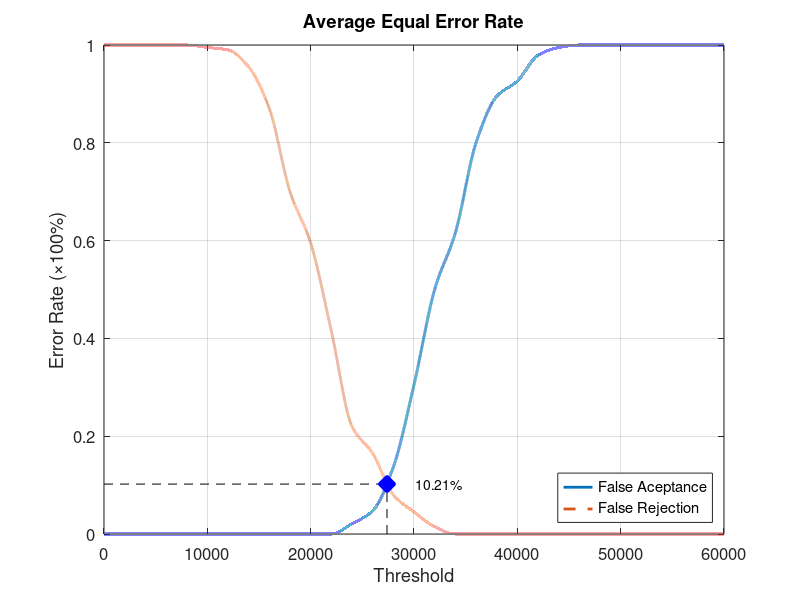
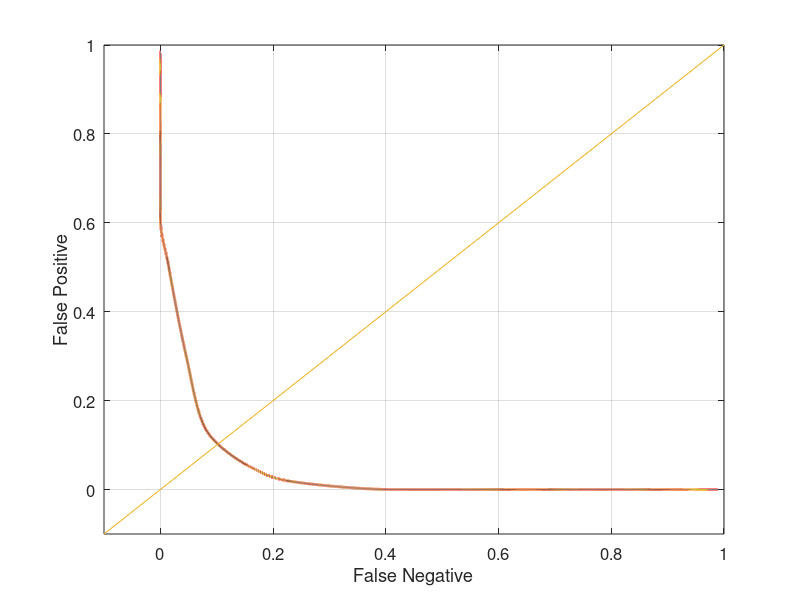

Source code (MATLAB) for these figures, in order:
function yEER = Database5_3
close all;
clear;
clc;
x = 0:2000:60000;
xq = 0:0.5:60000;

y0 = [0 0 0 0 0 0 0 0 0 0 0 0 0.0210526 0.0473684 0.136842 0.305263 0.5 0.615789 0.8 0.894737 0.926316 0.978947 0.994737 1 1 1 1 1 1 1 1];
yy0 = interp1(x, y0, xq, 'pchip');
y1 = [1 1 1 1 1 0.995 0.99 0.955 0.87 0.7 0.595 0.415 0.22 0.165 0.08 0.045 0.015 0 0 0 0 0 0 0 0 0 0 0 0 0 0];
yy1 = interp1(x, y1, xq, 'pchip');

% Calculating EER: 
y2 = abs(y0 - y1);
find(y2 == min(y2))
yy2 = abs(yy0 - yy1);
xEER = find(yy2 == min(yy2));
xEERIndex = xq(xEER) % X-axis EER
yEER = yy0(xEER) % Y-axis EER

main = figure
plot(xq, yy0,'-','LineWidth', 2);	hold on
plot(xq, yy1,'--','LineWidth', 2);	hold on
plot([xEERIndex xEERIndex], [0 yEER], 'k--');	hold on
plot([0 xEERIndex], [yEER yEER], 'k--');	hold on
plot(xEERIndex, yEER, 'bx', 'LineWidth', 10);	hold on
text(xEERIndex + 10 * xEERIndex / 100, yEER, [num2str(round((10000 * yEER)) / 100) '%'])
legend('False Aceptance', 'False Rejection', 'Location', 'SouthEast')
xlabel('Threshold')
ylabel('Error Rate (\times100%)')
title('Average Equal Error Rate')
set(gca, 'FontSize', 12)
axis([0 60000 0 1])
grid on

print(main, 'Database5_3Main', '-dpng');
FNRxFPR = figure('Color', [1 1 1]);
plot(yy1, yy0, '-', yy1, yy0, 'LineWidth', 2);
hold on
y = -0.1:0.1:1
plot(y, y); 
set(gca, 'FontSize', 12)
xlabel('False Negative')
ylabel('False Positive')
axis([-0.1 1 -0.1 1])
set(gca, 'FontSize', 12)
grid on

print(FNRxFPR, 'Database5_3FNRxFPR','-dpng');
end
